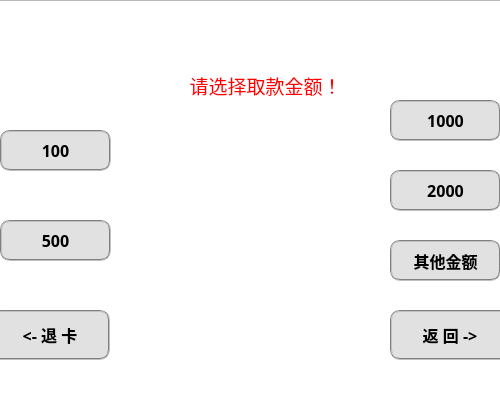
<?xml version="1.0" encoding="UTF-8"?>
<ui version="4.0">
 <class>cash</class>
 <widget class="QWidget" name="cash">
  <property name="geometry">
   <rect>
    <x>0</x>
    <y>0</y>
    <width>500</width>
    <height>400</height>
   </rect>
  </property>
  <property name="windowTitle">
   <string>cash</string>
  </property>
  <property name="styleSheet">
   <string notr="true">#cash{background-color: rgb(52, 80, 164);border-top-left-radius:15px;border-top-right-radius:5px;border-bottom-left-radius:15px;border-bottom-right-radius:5px}
</string>
  </property>
  <widget class="QPushButton" name="btn100">
   <property name="geometry">
    <rect>
     <x>0</x>
     <y>130</y>
     <width>111</width>
     <height>41</height>
    </rect>
   </property>
   <property name="font">
    <font>
     <family>微软雅黑</family>
     <pointsize>12</pointsize>
     <weight>75</weight>
     <bold>true</bold>
    </font>
   </property>
   <property name="styleSheet">
    <string notr="true">QPushButton{border:2px groove gray;border-radius:10px;padding:2px 4px;background-color: rgb(225, 225, 225);}
QPushButton:hover{background-color: rgb(14, 122, 255);border:none;color:rgb(255, 255, 255);}
QPushButton:checked{background-color: rgb(20, 62, 134);border:none;color:rgb(255, 255, 255);}</string>
   </property>
   <property name="text">
    <string>100</string>
   </property>
  </widget>
  <widget class="QPushButton" name="btn500">
   <property name="geometry">
    <rect>
     <x>0</x>
     <y>220</y>
     <width>111</width>
     <height>41</height>
    </rect>
   </property>
   <property name="font">
    <font>
     <family>微软雅黑</family>
     <pointsize>12</pointsize>
     <weight>75</weight>
     <bold>true</bold>
    </font>
   </property>
   <property name="styleSheet">
    <string notr="true">QPushButton{border:2px groove gray;border-radius:10px;padding:2px 4px;background-color: rgb(225, 225, 225);}
QPushButton:hover{background-color: rgb(14, 122, 255);border:none;color:rgb(255, 255, 255);}
QPushButton:checked{background-color: rgb(20, 62, 134);border:none;color:rgb(255, 255, 255);}</string>
   </property>
   <property name="text">
    <string>500</string>
   </property>
  </widget>
  <widget class="QLabel" name="label1">
   <property name="geometry">
    <rect>
     <x>130</x>
     <y>60</y>
     <width>271</width>
     <height>51</height>
    </rect>
   </property>
   <property name="sizePolicy">
    <sizepolicy hsizetype="Preferred" vsizetype="Preferred">
     <horstretch>0</horstretch>
     <verstretch>0</verstretch>
    </sizepolicy>
   </property>
   <property name="font">
    <font>
     <family>华文中宋</family>
     <pointsize>14</pointsize>
     <weight>50</weight>
     <bold>false</bold>
    </font>
   </property>
   <property name="styleSheet">
    <string notr="true">color:rgb(255,0, 0)</string>
   </property>
   <property name="text">
    <string>请选择取款金额！</string>
   </property>
   <property name="scaledContents">
    <bool>false</bool>
   </property>
   <property name="alignment">
    <set>Qt::AlignCenter</set>
   </property>
   <property name="wordWrap">
    <bool>false</bool>
   </property>
   <property name="margin">
    <number>0</number>
   </property>
   <property name="openExternalLinks">
    <bool>false</bool>
   </property>
  </widget>
  <widget class="QPushButton" name="card_out_btn">
   <property name="geometry">
    <rect>
     <x>-10</x>
     <y>310</y>
     <width>120</width>
     <height>50</height>
    </rect>
   </property>
   <property name="font">
    <font>
     <family>微软雅黑</family>
     <pointsize>12</pointsize>
     <weight>75</weight>
     <bold>true</bold>
    </font>
   </property>
   <property name="styleSheet">
    <string notr="true">QPushButton{border:2px groove gray;border-radius:10px;padding:2px 4px;background-color: rgb(225, 225, 225);}
QPushButton:hover{background-color: rgb(255, 0, 0);border:none;color:rgb(255, 255, 255);}
QPushButton:checked{background-color: rgb(20, 62, 134);border:none;color:rgb(255, 255, 255);}</string>
   </property>
   <property name="text">
    <string>&lt;- 退 卡</string>
   </property>
  </widget>
  <widget class="QPushButton" name="btn1000">
   <property name="geometry">
    <rect>
     <x>390</x>
     <y>100</y>
     <width>111</width>
     <height>41</height>
    </rect>
   </property>
   <property name="font">
    <font>
     <family>微软雅黑</family>
     <pointsize>12</pointsize>
     <weight>75</weight>
     <bold>true</bold>
    </font>
   </property>
   <property name="styleSheet">
    <string notr="true">QPushButton{border:2px groove gray;border-radius:10px;padding:2px 4px;background-color: rgb(225, 225, 225);}
QPushButton:hover{background-color: rgb(14, 122, 255);border:none;color:rgb(255, 255, 255);}
QPushButton:checked{background-color: rgb(20, 62, 134);border:none;color:rgb(255, 255, 255);}</string>
   </property>
   <property name="text">
    <string>1000</string>
   </property>
  </widget>
  <widget class="QPushButton" name="other_amount_btn">
   <property name="geometry">
    <rect>
     <x>390</x>
     <y>240</y>
     <width>111</width>
     <height>41</height>
    </rect>
   </property>
   <property name="font">
    <font>
     <family>微软雅黑</family>
     <pointsize>12</pointsize>
     <weight>75</weight>
     <bold>true</bold>
    </font>
   </property>
   <property name="styleSheet">
    <string notr="true">QPushButton{border:2px groove gray;border-radius:10px;padding:2px 4px;background-color: rgb(225, 225, 225);}
QPushButton:hover{background-color: rgb(14, 122, 255);border:none;color:rgb(255, 255, 255);}
QPushButton:checked{background-color: rgb(20, 62, 134);border:none;color:rgb(255, 255, 255);}</string>
   </property>
   <property name="text">
    <string>其他金额</string>
   </property>
  </widget>
  <widget class="QPushButton" name="btn2000">
   <property name="geometry">
    <rect>
     <x>390</x>
     <y>170</y>
     <width>111</width>
     <height>41</height>
    </rect>
   </property>
   <property name="font">
    <font>
     <family>微软雅黑</family>
     <pointsize>12</pointsize>
     <weight>75</weight>
     <bold>true</bold>
    </font>
   </property>
   <property name="styleSheet">
    <string notr="true">QPushButton{border:2px groove gray;border-radius:10px;padding:2px 4px;background-color: rgb(225, 225, 225);}
QPushButton:hover{background-color: rgb(14, 122, 255);border:none;color:rgb(255, 255, 255);}
QPushButton:checked{background-color: rgb(20, 62, 134);border:none;color:rgb(255, 255, 255);}</string>
   </property>
   <property name="text">
    <string>2000</string>
   </property>
  </widget>
  <widget class="QPushButton" name="return_btn">
   <property name="geometry">
    <rect>
     <x>390</x>
     <y>310</y>
     <width>120</width>
     <height>50</height>
    </rect>
   </property>
   <property name="font">
    <font>
     <family>微软雅黑</family>
     <pointsize>12</pointsize>
     <weight>75</weight>
     <bold>true</bold>
    </font>
   </property>
   <property name="styleSheet">
    <string notr="true">QPushButton{border:2px groove gray;border-radius:10px;padding:2px 4px;background-color: rgb(225, 225, 225);}
QPushButton:hover{background-color: rgb(14, 122, 255);border:none;color:rgb(255, 255, 255);}
QPushButton:checked{background-color: rgb(20, 62, 134);border:none;color:rgb(255, 255, 255);}</string>
   </property>
   <property name="text">
    <string>返 回 -&gt;</string>
   </property>
  </widget>
  <widget class="QListView" name="listView">
   <property name="geometry">
    <rect>
     <x>-10</x>
     <y>0</y>
     <width>511</width>
     <height>401</height>
    </rect>
   </property>
   <property name="styleSheet">
    <string notr="true">border-image:url(:/back/back.png)</string>
   </property>
  </widget>
  <zorder>listView</zorder>
  <zorder>btn100</zorder>
  <zorder>btn500</zorder>
  <zorder>label1</zorder>
  <zorder>card_out_btn</zorder>
  <zorder>btn1000</zorder>
  <zorder>other_amount_btn</zorder>
  <zorder>btn2000</zorder>
  <zorder>return_btn</zorder>
 </widget>
 <resources>
  <include location="hnu.qrc"/>
 </resources>
 <connections/>
</ui>
